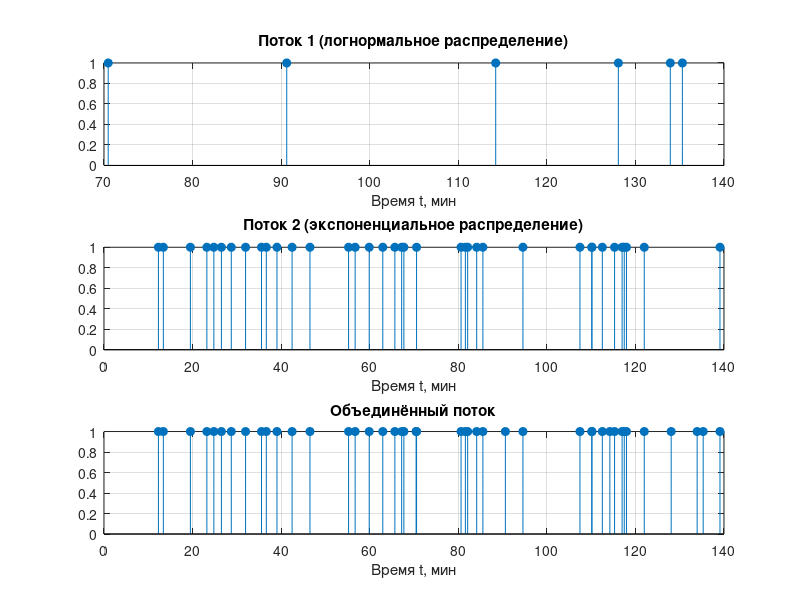
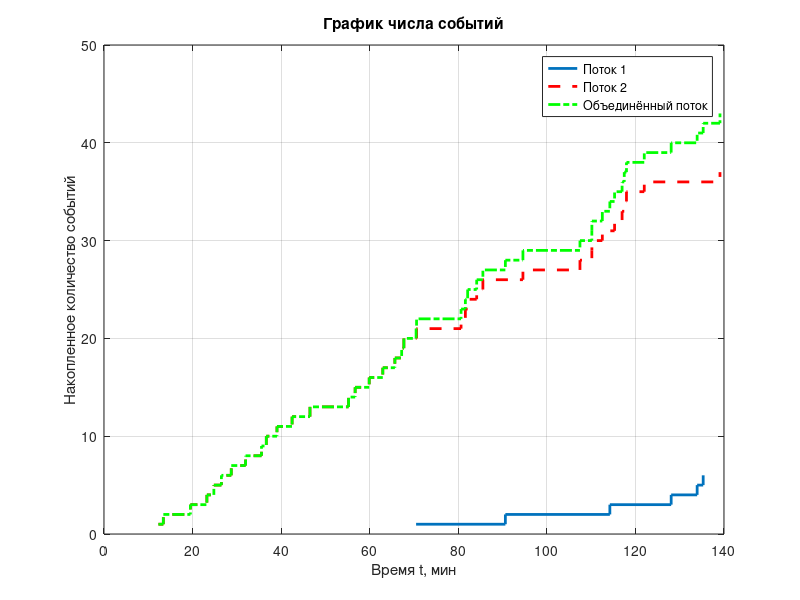

Write MATLAB code to recreate these figures, in order. (Note: this script raises an error after producing the figures.)
function potok2
clear; clc;

% Параметры моделирования
Tmax = 140;          % Максимальное время моделирования
tauSr1 = 2;        % Среднее для логнормального распределения (поток 1)
s = 1;             % Стандартное отклонение (поток 1)
tauSr2 = 4.4;        % Среднее для экспоненциального распределения (поток 2)

%% Поток 1 — логнормальное распределение
tau = lognrnd(tauSr1, s);
t1 = [tau];
while t1(end) < Tmax
    tau = lognrnd(tauSr1, s);
    t1 = [t1; t1(end) + tau];
end
if t1(end) > Tmax
    t1(end) = [];
end
N1 = length(t1);
fprintf('Кол-во событий в 1 потоке = %d\n', N1);
fprintf('Время последнего события в 1 потоке = %.2f\n', t1(end));
o1 = ones(N1,1);

%% Поток 2 — экспоненциальное распределение
tau = exprnd(tauSr2);
t2 = [tau];
while t2(end) < Tmax
    tau = exprnd(tauSr2);
    t2 = [t2; t2(end) + tau];
end
if t2(end) > Tmax
    t2(end) = [];
end
N2 = length(t2);
fprintf('Кол-во событий во 2 потоке = %d\n', N2);
fprintf('Время последнего события во 2 потоке = %.2f\n', t2(end));
o2 = ones(N2,1);

%% Объединение потоков
t12 = sort([t1; t2]);
N12 = length(t12);
o12 = ones(N12,1);

%% Графики событий (stem-графики)
figure;
subplot(3,1,1);
stem(t1, o1, 'filled');
xlabel('Время t, мин');
title('Поток 1 (логнормальное распределение)');
grid on;

subplot(3,1,2);
stem(t2, o2, 'filled');
xlabel('Время t, мин');
title('Поток 2 (экспоненциальное распределение)');
grid on;

subplot(3,1,3);
stem(t12, o12, 'filled');
xlabel('Время t, мин');
title('Объединённый поток');
grid on;

%% Графики накопленного числа событий
figure;
stairs(t1, cumsum(o1), '-', 'LineWidth', 2);    
hold on;
stairs(t2, cumsum(o2), '--r', 'LineWidth', 2);  
stairs(t12, cumsum(o12), '-.g', 'LineWidth', 2);
xlabel('Время t, мин');
ylabel('Накопленное количество событий');
title('График числа событий');
legend('Поток 1', 'Поток 2', 'Объединённый поток');
grid on;

%% Гистограмма интервалов между событиями объединённого потока
distr = diff(t12);
figure;
histogram(distr, 'BinMethod', 'fd');
xlabel('Интервалы между событиями');
ylabel('Частота');
title('Распределение интервалов времени (объединённый поток)');
grid on;

end
